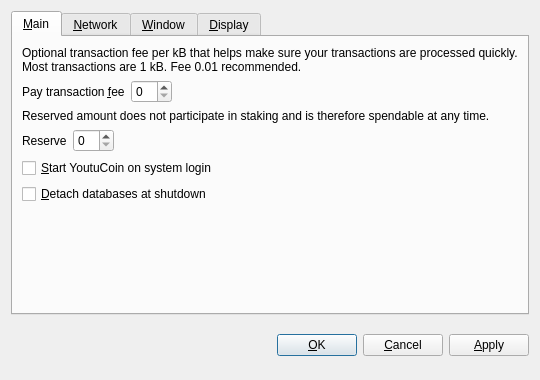
<?xml version="1.0" encoding="UTF-8"?>
<ui version="4.0">
 <class>OptionsDialog</class>
 <widget class="QDialog" name="OptionsDialog">
  <property name="geometry">
   <rect>
    <x>0</x>
    <y>0</y>
    <width>540</width>
    <height>380</height>
   </rect>
  </property>
  <property name="windowTitle">
   <string>Options</string>
  </property>
  <property name="modal">
   <bool>true</bool>
  </property>
  <layout class="QVBoxLayout" name="verticalLayout">
   <item>
    <widget class="QTabWidget" name="tabWidget">
     <property name="tabPosition">
      <enum>QTabWidget::North</enum>
     </property>
     <property name="currentIndex">
      <number>0</number>
     </property>
     <widget class="QWidget" name="tabMain">
      <attribute name="title">
       <string>&amp;Main</string>
      </attribute>
      <layout class="QVBoxLayout" name="verticalLayout_Main">
       <item>
        <widget class="QLabel" name="transactionFeeInfoLabel">
         <property name="text">
          <string>Optional transaction fee per kB that helps make sure your transactions are processed quickly. Most transactions are 1 kB. Fee 0.01 recommended.</string>
         </property>
         <property name="textFormat">
          <enum>Qt::PlainText</enum>
         </property>
         <property name="wordWrap">
          <bool>true</bool>
         </property>
        </widget>
       </item>
       <item>
        <layout class="QHBoxLayout" name="horizontalLayoutFee">
         <item>
          <widget class="QLabel" name="transactionFeeLabel">
           <property name="text">
            <string>Pay transaction &amp;fee</string>
           </property>
           <property name="textFormat">
            <enum>Qt::PlainText</enum>
           </property>
           <property name="buddy">
            <cstring>transactionFee</cstring>
           </property>
          </widget>
         </item>
         <item>
          <widget class="BitcoinAmountField" name="transactionFee"/>
         </item>
         <item>
          <spacer name="horizontalSpacerFee">
           <property name="orientation">
            <enum>Qt::Horizontal</enum>
           </property>
           <property name="sizeHint" stdset="0">
            <size>
             <width>40</width>
             <height>20</height>
            </size>
           </property>
          </spacer>
         </item>
        </layout>
       </item>
       <item>
        <widget class="QLabel" name="reserveBalanceInfoLabel">
         <property name="text">
          <string>Reserved amount does not participate in staking and is therefore spendable at any time.</string>
         </property>
         <property name="textFormat">
          <enum>Qt::PlainText</enum>
         </property>
         <property name="wordWrap">
          <bool>true</bool>
         </property>
        </widget>
       </item>
       <item>
        <layout class="QHBoxLayout" name="horizontalLayoutReserveBalance">
         <item>
          <widget class="QLabel" name="reserveBalanceLabel">
           <property name="text">
            <string>Reserve</string>
           </property>
           <property name="textFormat">
            <enum>Qt::PlainText</enum>
           </property>
           <property name="buddy">
            <cstring>reserveBalance</cstring>
           </property>
          </widget>
         </item>
         <item>
          <widget class="BitcoinAmountField" name="reserveBalance"/>
         </item>
         <item>
          <spacer name="horizontalSpacerReserveBalance">
           <property name="orientation">
            <enum>Qt::Horizontal</enum>
           </property>
           <property name="sizeHint" stdset="0">
            <size>
             <width>40</width>
             <height>20</height>
            </size>
           </property>
          </spacer>
         </item>
        </layout>
       </item>
       <item>
        <widget class="QCheckBox" name="bitcoinAtStartup">
         <property name="toolTip">
          <string>Automatically start YoutuCoin after logging in to the system.</string>
         </property>
         <property name="text">
          <string>&amp;Start YoutuCoin on system login</string>
         </property>
        </widget>
       </item>
       <item>
        <widget class="QCheckBox" name="detachDatabases">
         <property name="toolTip">
          <string>Detach block and address databases at shutdown. This means they can be moved to another data directory, but it slows down shutdown. The wallet is always detached.</string>
         </property>
         <property name="text">
          <string>&amp;Detach databases at shutdown</string>
         </property>
        </widget>
       </item>
       <item>
        <spacer name="verticalSpacer_Main">
         <property name="orientation">
          <enum>Qt::Vertical</enum>
         </property>
         <property name="sizeHint" stdset="0">
          <size>
           <width>20</width>
           <height>40</height>
          </size>
         </property>
        </spacer>
       </item>
      </layout>
     </widget>
     <widget class="QWidget" name="tabNetwork">
      <attribute name="title">
       <string>&amp;Network</string>
      </attribute>
      <layout class="QVBoxLayout" name="verticalLayout_Network">
       <item>
        <widget class="QCheckBox" name="mapPortUpnp">
         <property name="toolTip">
          <string>Automatically open the YoutuCoin client port on the router. This only works when your router supports UPnP and it is enabled.</string>
         </property>
         <property name="text">
          <string>Map port using &amp;UPnP</string>
         </property>
        </widget>
       </item>
       <item>
        <widget class="QCheckBox" name="connectSocks">
         <property name="toolTip">
          <string>Connect to the YoutuCoin network through a SOCKS proxy (e.g. when connecting through Tor).</string>
         </property>
         <property name="text">
          <string>&amp;Connect through SOCKS proxy:</string>
         </property>
        </widget>
       </item>
       <item>
        <layout class="QHBoxLayout" name="horizontalLayout_Network">
         <item>
          <widget class="QLabel" name="proxyIpLabel">
           <property name="text">
            <string>Proxy &amp;IP:</string>
           </property>
           <property name="textFormat">
            <enum>Qt::PlainText</enum>
           </property>
           <property name="buddy">
            <cstring>proxyIp</cstring>
           </property>
          </widget>
         </item>
         <item>
          <widget class="QValidatedLineEdit" name="proxyIp">
           <property name="maximumSize">
            <size>
             <width>140</width>
             <height>16777215</height>
            </size>
           </property>
           <property name="toolTip">
            <string>IP address of the proxy (e.g. 127.0.0.1)</string>
           </property>
          </widget>
         </item>
         <item>
          <widget class="QLabel" name="proxyPortLabel">
           <property name="text">
            <string>&amp;Port:</string>
           </property>
           <property name="textFormat">
            <enum>Qt::PlainText</enum>
           </property>
           <property name="buddy">
            <cstring>proxyPort</cstring>
           </property>
          </widget>
         </item>
         <item>
          <widget class="QLineEdit" name="proxyPort">
           <property name="maximumSize">
            <size>
             <width>55</width>
             <height>16777215</height>
            </size>
           </property>
           <property name="toolTip">
            <string>Port of the proxy (e.g. 9050)</string>
           </property>
          </widget>
         </item>
         <item>
          <widget class="QLabel" name="socksVersionLabel">
           <property name="text">
            <string>SOCKS &amp;Version:</string>
           </property>
           <property name="textFormat">
            <enum>Qt::PlainText</enum>
           </property>
           <property name="buddy">
            <cstring>socksVersion</cstring>
           </property>
          </widget>
         </item>
         <item>
          <widget class="QValueComboBox" name="socksVersion">
           <property name="toolTip">
            <string>SOCKS version of the proxy (e.g. 5)</string>
           </property>
          </widget>
         </item>
         <item>
          <spacer name="horizontalSpacer_Network">
           <property name="orientation">
            <enum>Qt::Horizontal</enum>
           </property>
           <property name="sizeHint" stdset="0">
            <size>
             <width>40</width>
             <height>20</height>
            </size>
           </property>
          </spacer>
         </item>
        </layout>
       </item>
       <item>
        <spacer name="verticalSpacer_Network">
         <property name="orientation">
          <enum>Qt::Vertical</enum>
         </property>
         <property name="sizeHint" stdset="0">
          <size>
           <width>20</width>
           <height>40</height>
          </size>
         </property>
        </spacer>
       </item>
      </layout>
     </widget>
     <widget class="QWidget" name="tabWindow">
      <attribute name="title">
       <string>&amp;Window</string>
      </attribute>
      <layout class="QVBoxLayout" name="verticalLayout_Window">
       <item>
        <widget class="QCheckBox" name="minimizeToTray">
         <property name="toolTip">
          <string>Show only a tray icon after minimizing the window.</string>
         </property>
         <property name="text">
          <string>&amp;Minimize to the tray instead of the taskbar</string>
         </property>
        </widget>
       </item>
       <item>
        <widget class="QCheckBox" name="minimizeOnClose">
         <property name="toolTip">
          <string>Minimize instead of exit the application when the window is closed. When this option is enabled, the application will be closed only after selecting Quit in the menu.</string>
         </property>
         <property name="text">
          <string>M&amp;inimize on close</string>
         </property>
        </widget>
       </item>
       <item>
        <spacer name="verticalSpacer_Window">
         <property name="orientation">
          <enum>Qt::Vertical</enum>
         </property>
         <property name="sizeHint" stdset="0">
          <size>
           <width>20</width>
           <height>40</height>
          </size>
         </property>
        </spacer>
       </item>
      </layout>
     </widget>
     <widget class="QWidget" name="tabDisplay">
      <attribute name="title">
       <string>&amp;Display</string>
      </attribute>
      <layout class="QVBoxLayout" name="verticalLayout_Display">
       <item>
        <layout class="QHBoxLayout" name="horizontalLayout_1_Display">
         <item>
          <widget class="QLabel" name="langLabel">
           <property name="text">
            <string>User Interface &amp;language:</string>
           </property>
           <property name="textFormat">
            <enum>Qt::PlainText</enum>
           </property>
           <property name="buddy">
            <cstring>lang</cstring>
           </property>
          </widget>
         </item>
         <item>
          <widget class="QValueComboBox" name="lang">
           <property name="toolTip">
            <string>The user interface language can be set here. This setting will take effect after restarting YoutuCoin.</string>
           </property>
          </widget>
         </item>
        </layout>
       </item>
       <item>
        <layout class="QHBoxLayout" name="horizontalLayout_2_Display">
         <item>
          <widget class="QLabel" name="unitLabel">
           <property name="text">
            <string>&amp;Unit to show amounts in:</string>
           </property>
           <property name="textFormat">
            <enum>Qt::PlainText</enum>
           </property>
           <property name="buddy">
            <cstring>unit</cstring>
           </property>
          </widget>
         </item>
         <item>
          <widget class="QValueComboBox" name="unit">
           <property name="toolTip">
            <string>Choose the default subdivision unit to show in the interface and when sending coins.</string>
           </property>
          </widget>
         </item>
        </layout>
       </item>
       <item>
        <widget class="QCheckBox" name="displayAddresses">
         <property name="toolTip">
          <string>Whether to show YoutuCoin addresses in the transaction list or not.</string>
         </property>
         <property name="text">
          <string>&amp;Display addresses in transaction list</string>
         </property>
        </widget>
       </item>
       <item>
        <widget class="QCheckBox" name="coinControlFeatures">
         <property name="toolTip">
          <string>Whether to show coin control features or not.</string>
         </property>
         <property name="text">
          <string>Display coin &amp;control features (experts only!)</string>
         </property>
        </widget>
       </item>
       <item>
        <spacer name="verticalSpacer_Display">
         <property name="orientation">
          <enum>Qt::Vertical</enum>
         </property>
         <property name="sizeHint" stdset="0">
          <size>
           <width>20</width>
           <height>40</height>
          </size>
         </property>
        </spacer>
       </item>
      </layout>
     </widget>
    </widget>
   </item>
   <item>
    <layout class="QHBoxLayout" name="horizontalLayout_Buttons">
     <item>
      <spacer name="horizontalSpacer_1">
       <property name="orientation">
        <enum>Qt::Horizontal</enum>
       </property>
       <property name="sizeHint" stdset="0">
        <size>
         <width>40</width>
         <height>48</height>
        </size>
       </property>
      </spacer>
     </item>
     <item>
      <widget class="QLabel" name="statusLabel">
       <property name="font">
        <font>
         <weight>75</weight>
         <bold>true</bold>
        </font>
       </property>
       <property name="text">
        <string/>
       </property>
       <property name="textFormat">
        <enum>Qt::PlainText</enum>
       </property>
       <property name="wordWrap">
        <bool>true</bool>
       </property>
      </widget>
     </item>
     <item>
      <spacer name="horizontalSpacer_2">
       <property name="orientation">
        <enum>Qt::Horizontal</enum>
       </property>
       <property name="sizeHint" stdset="0">
        <size>
         <width>40</width>
         <height>48</height>
        </size>
       </property>
      </spacer>
     </item>
     <item>
      <widget class="QPushButton" name="okButton">
       <property name="text">
        <string>&amp;OK</string>
       </property>
      </widget>
     </item>
     <item>
      <widget class="QPushButton" name="cancelButton">
       <property name="text">
        <string>&amp;Cancel</string>
       </property>
       <property name="autoDefault">
        <bool>false</bool>
       </property>
      </widget>
     </item>
     <item>
      <widget class="QPushButton" name="applyButton">
       <property name="text">
        <string>&amp;Apply</string>
       </property>
       <property name="autoDefault">
        <bool>false</bool>
       </property>
      </widget>
     </item>
    </layout>
   </item>
  </layout>
 </widget>
 <customwidgets>
  <customwidget>
   <class>BitcoinAmountField</class>
   <extends>QSpinBox</extends>
   <header>bitcoinamountfield.h</header>
  </customwidget>
  <customwidget>
   <class>QValueComboBox</class>
   <extends>QComboBox</extends>
   <header>qvaluecombobox.h</header>
  </customwidget>
  <customwidget>
   <class>QValidatedLineEdit</class>
   <extends>QLineEdit</extends>
   <header>qvalidatedlineedit.h</header>
  </customwidget>
 </customwidgets>
 <resources/>
 <connections/>
</ui>
